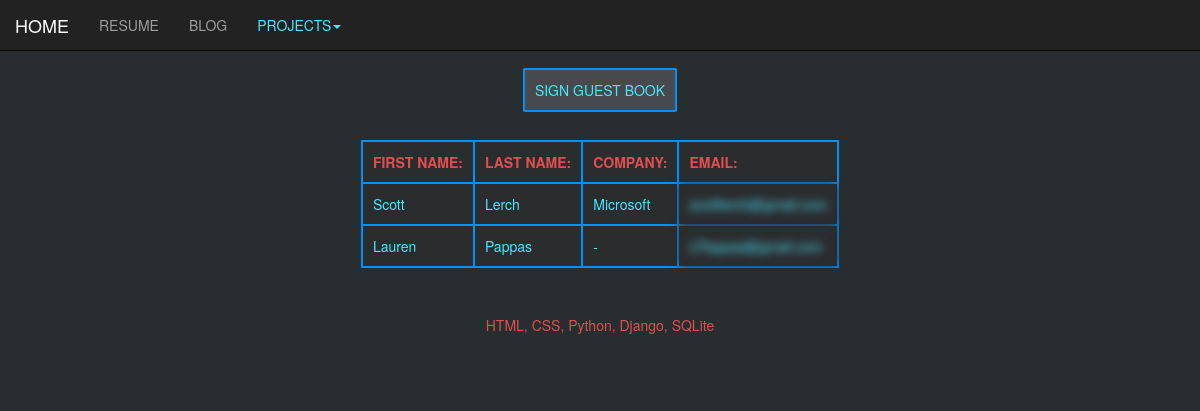
The app's page /first/book/, older data.
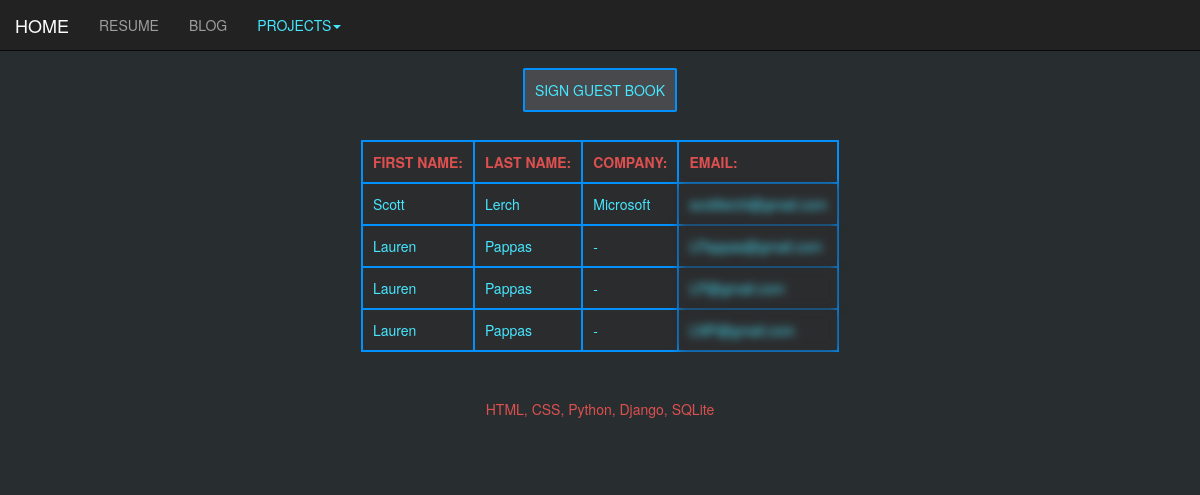
The same page, newer data.
### first/models.py (models this page shows, shortened)
class SignForm(models.Model):
    first = models.CharField(max_length=264)
    last = models.CharField(max_length=264)
    email = models.EmailField(max_length=264, unique=True)
    company = models.CharField(max_length=264)

### first/views.py (the view)
# urls.py: path('book/', views.user, name='book'),
def user(request):
    user_list = SignForm.objects.order_by('last')
    return render(request, 'book.html', {'user': user_list})

### templates/book.html (shortened to what this page needs)
<!DOCTYPE html>
{% extends 'base.html' %}
{% load staticfiles %}
        {% block body_block%}
        <link rel="stylesheet" href="{% static "css/book.css" %}">
        <div align='center'>
            <a id='sign' align='center' href="{% url 'first:guest' %}">SIGN GUEST BOOK</a>
            {% if user %}
                <table id='users'>
                    <thead id='head'>
                            <th> FIRST NAME: </th>
                            <th> LAST NAME: </th>
                            <th> COMPANY: </th>
                            <th> EMAIL: </th>
                    </thead>
                    {% for person in user %}
                    <tr id='tr'>
                        <td id='first'> {{ person.first }} </td>
                        <td id='last'> {{ person.last }} </td>
                        <td id='comp'> {{ person.company }} </td>
                        <td id='email'> {{ person.email }} </td>
                    </tr>
                    {% endfor %}
                </table>
            {% else %}
                <p> NO USERS FOUND </p>
            {% endif %}
            <h5 id='language' align='center'>HTML, CSS, Python, Django, SQLite</h5>
        </div>
        {% endblock %}

### templates/base.html (shortened to what this page needs)
<!DOCTYPE html>
{% load staticfiles %}
<html>
    <head>
        <link rel="stylesheet" href="{% static "css/base.css" %}">
        <link rel="stylesheet" href="https://maxcdn.bootstrapcdn.com/bootstrap/3.3.7/css/bootstrap.min.css">
    </head>
    <body id='bod'>
        <nav class="navbar navbar-default navbar-inverse navbar-fixed-top">
            <div class="container-fluid">
                <div class="navbar-header">
                    <a id='home' class="navbar-brand" href="{% url 'index' %}">HOME</a>
                </div>
                <div class="collapse navbar-collapse" id="bs-example-navbar-collapse-1">
                    <ul class="nav navbar-nav">
                        <li class="nav-item"><a id='resume' class="nav-link" href="{% url 'first:resume' %}">RESUME</a></li>
                        <li class="nav-item"><a id='blog' class="nav-link" href="{% url 'first:blog' %}">BLOG</a></li>
                        <li class="dropdown" id='menu'>
                            <a id='drop' href="#" class="dropdown-toggle" data-toggle="dropdown" role="button" aria-haspopup="true" aria-expanded="false">PROJECTS<span class="caret"></span></a>
                        </li>
                    </ul>
                </div>
            </div>
        </nav>
        <div class="container">
            {% block body_block %}
            {% endblock %}
        </div>
    </body>
</html>

### static/css/book.css (style rules this page uses)
#sign { padding-top: 20px; border: 2px solid #0091ff; border-radius: 3%; color: #47e7ff; background-color: #47494d; padding: 10px; }
table, th, td { padding: 10px; border: 2px solid #0091ff; background-color: #2b2c2e }
#head { color: #de5050; }
td { color: #47e7ff; }
#language { color: #de5050; margin-top: 50px; margin-bottom: 50px; }
#email { filter:blur(4px); -o-filter:blur(4px); -ms-filter:blur(4px); -moz-filter:blur(4px); -webkit-filter:blur(4px); }
body { background-color: #282e30; }
#drop { color: #47e7ff; }

Row changes from the older to the newer data that the page shows:
added SignForm: first "Lauren", last "Pappas", company "-", email "LP@gmail.com"
added SignForm: first "Lauren", last "Pappas", company "-", email "LNP@gmail.com"
